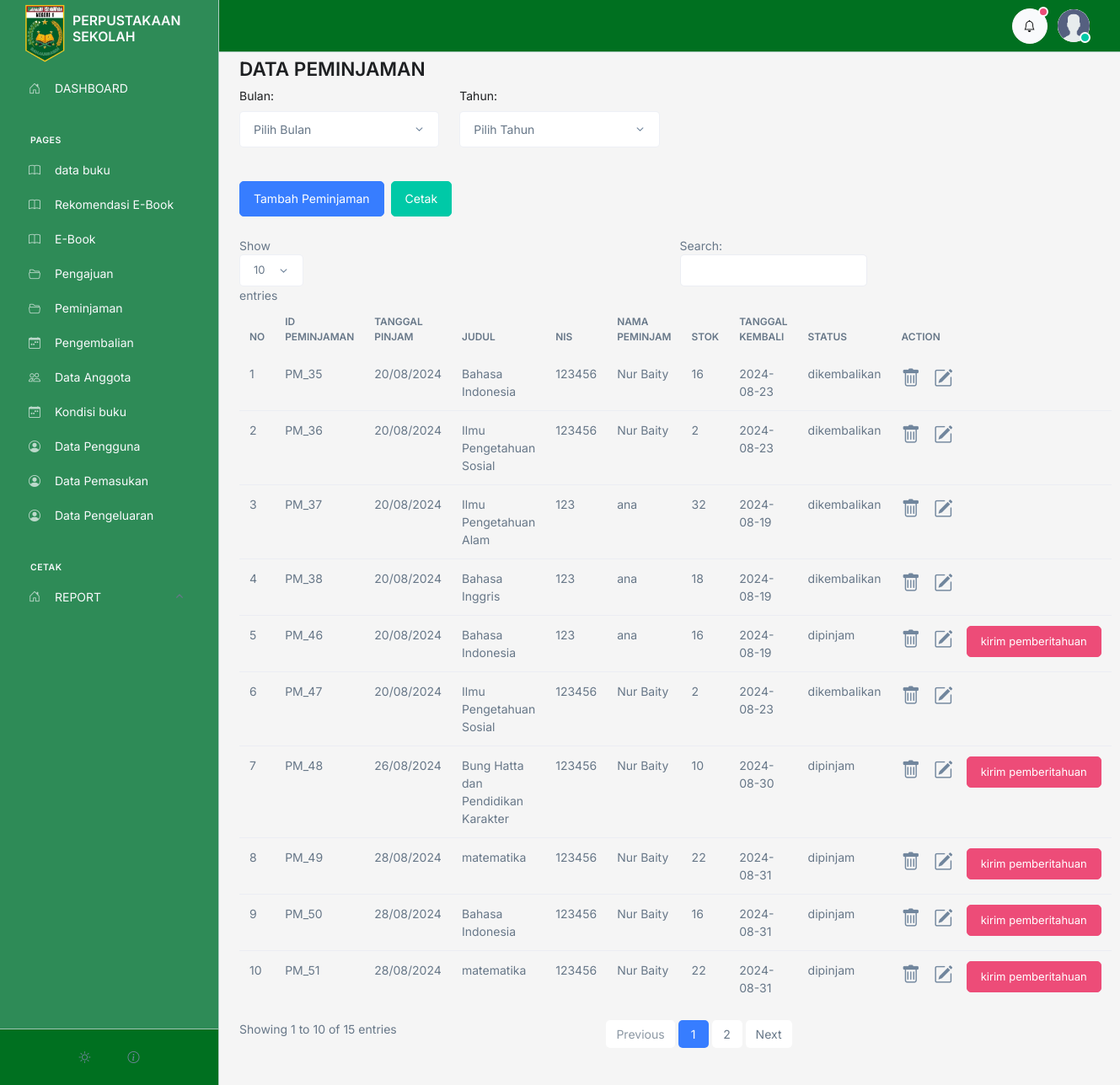
Before: /admin/peminjaman/index.php (signed in) with the older database file.
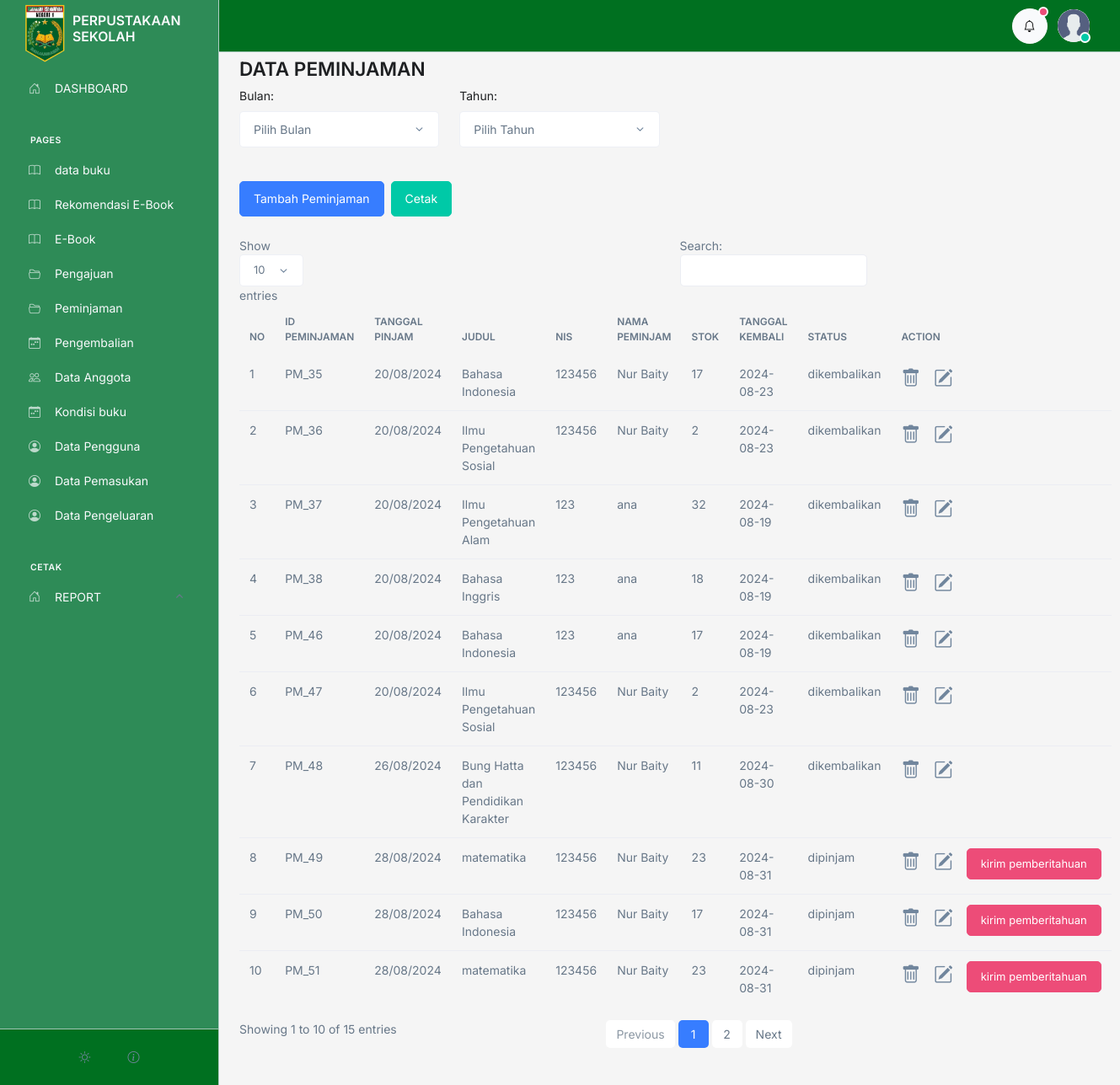
After: the same page with the newer database file.
### tables this page shows
CREATE TABLE `peminjaman` (
  `id` int(50) NOT NULL,
  `id_anggota` int(50) NOT NULL,
  `id_buku` int(50) NOT NULL,
  `tanggal` varchar(100) NOT NULL,
  `tanggal_kembali` varchar(100) NOT NULL,
  `status` varchar(100) NOT NULL
);

CREATE TABLE `buku` (
  `id` int(11) NOT NULL,
  `id_kategori` int(11) DEFAULT 1,
  `tanggal` varchar(50) NOT NULL,
  `judul` varchar(200) NOT NULL,
  `pengarang` varchar(100) NOT NULL,
  `penerbit` varchar(100) NOT NULL,
  `tahun_terbit` varchar(50) NOT NULL,
  `isbn` varchar(200) NOT NULL,
  `jumlah` int(10) NOT NULL,
  `lokasi` varchar(200) NOT NULL,
  `deskripsi` text NOT NULL,
  `image` text NOT NULL
);

CREATE TABLE `anggota` (
  `id` int(11) NOT NULL,
  `user_id` int(11) DEFAULT NULL,
  `nis` varchar(20) NOT NULL,
  `nama` varchar(100) NOT NULL,
  `email` varchar(100) NOT NULL DEFAULT 'm.nawir177@gmail.com',
  `telpon` varchar(15) NOT NULL DEFAULT '082255445566',
  `tempat_lahir` varchar(100) NOT NULL,
  `tanggal_lahir` varchar(100) NOT NULL,
  `kelamin` varchar(100) NOT NULL,
  `TA` varchar(100) NOT NULL,
  `alamat` text NOT NULL,
  `foto` varchar(100) NOT NULL,
  `verifikasi` tinyint(1) NOT NULL DEFAULT 0
);

### admin/controller.php (called while the page is built, shortened)
<?php
$conn = mysqli_connect('localhost', 'root', '', 'perpustakaan');
function getFilter($table)
{
   global $conn;
   $query = "SELECT * FROM $table";
   $rows = [];
   $result = mysqli_query($conn, $query);
   if ($result) {
      while ($row = mysqli_fetch_assoc($result)) {
         $rows[] = $row;
      }
   } else {
      echo "Error: " . mysqli_error($conn);
   }
   return $rows;
}
function hasOne($id_relation, $table_relation, $field)
{
   $conn = mysqli_connect('localhost', 'root', '', 'perpustakaan');
   $query = "SELECT $field FROM $table_relation WHERE id = $id_relation";
   $result = mysqli_query($conn, $query);
   $row = mysqli_fetch_array($result, MYSQLI_ASSOC);
   if ($row) {
      return $row[$field];
   } else {
      return null;
   }
}

### admin/peminjaman/fungsi.php (called while the page is built, shortened)
<?php
function isPastDueDate($tanggal_kembali)
{
   $tanggalKembali = strtotime($tanggal_kembali);
   $tanggalSekarang = strtotime(date('Y-m-d'));
   return $tanggalSekarang > $tanggalKembali;
}

### admin/peminjaman/index.php (the view, shortened to what this page needs)
<?php include '../controller.php'  ?>
<?php include '../template/header.php';
$Peminjaman = getFilter('peminjaman');
$no = 1;
?>
<div class="container">
   <h1>DATA PEMINJAMAN</h1>
   <form action="" method="get" class="mb-3" id="filterForm">
      <div class="row">
         <div class="col-md-3">
            <label for="bulan" class="form-label">Bulan:</label>
            <select name="bulan" id="bulan" class="form-select" onchange="submitForm()">
               <option value="">Pilih Bulan</option>
            </select>
         </div>
         <div class="col-md-3">
            <label for="tahun" class="form-label">Tahun:</label>
            <select name="tahun" id="tahun" class="form-select" onchange="submitForm()">
               <option value="">Pilih Tahun</option>
            </select>
         </div>
      </div>
   </form>
   <div class="d-flex gap-2">
      <a href="tambah.php" class="btn btn-primary my-4">Tambah Peminjaman</a>
      <div>
         <button type="button" class="btn btn-success mt-4" onclick="printData()">Cetak</button>
      </div>
   </div>
   <table class="table" id="table">
      <thead class="mt-3">
         <tr>
            <th>NO</th>
            <th>ID PEMINJAMAN</th>
            <th>TANGGAL PINJAM</th>
            <th>JUDUL</th>
            <th>NIS</th>
            <th>NAMA PEMINJAM</th>
            <th>STOK</th>
            <th>TANGGAL KEMBALI</th>
            <th>STATUS</th>
            <th>ACTION</th>
         </tr>
      </thead>
      <tbody>
         <?php foreach ($Peminjaman as $value) :   ?>
            <tr>
               <td>
                  <?= $no++; ?>
               </td>
               <td>PM_<?= $value['id']; ?></td>
               <td><?= $value['tanggal']; ?></td>
               <td><?= hasOne($value['id_buku'], "buku", "judul"); ?></td>
               <td><?= hasOne($value['id_anggota'], "anggota", "nis"); ?></td>
               <td><?= hasOne($value['id_anggota'], "anggota", "nama"); ?></td>
               <td><?= hasOne($value['id_buku'], "buku", "jumlah"); ?></td>
               <td><?=$value['tanggal_kembali']; ?></td>
               <td><?= $value['status']; ?></td>
               <td>
                  <div class="d-flex gap-3">
                     <a href="delete.php?id=<?= $value['id'] ?>" onclick="return confirm('are you sure ?')" class=" fs-1 text-secondary">
                        <i class="bi bi-trash"></i>
                     </a>
                     <a href="edit.php?id=<?= $value['id'] ?>" class="fs-1 text-secondary">
                        <i class="bi bi-pencil-square"></i>
                     </a>
                     <?php if (isPastDueDate($value['tanggal_kembali']) && $value['status'] == 'dipinjam'): ?>
                        <form action="" method="post">
                           <button type="submit" name="kirim_email" class="btn btn-danger btn-sm">
                              kirim pemberitahuan
                           </button>
                        </form>
                     <?php endif; ?>
                  </div>
               </td>
            </tr>
         <?php endforeach  ?>
      </tbody>
   </table>
</div>
<?php include '../template/footer.php';
?>

Changed rows visible on the page:
changed through a linked row, peminjaman id 35: id_buku.jumlah "16" → "17"
changed peminjaman id 46: id_buku.jumlah "16" → "17"; status "dipinjam" → "dikembalikan"; no longer shows "kirim pemberitahuan"
changed peminjaman "Bung Hatta dan Pendidikan Karakter": id_buku.jumlah "10" → "11"; status "dipinjam" → "dikembalikan"; no longer shows "kirim pemberitahuan"
changed through a linked row, peminjaman id 49: id_buku.jumlah "22" → "23"
changed through a linked row, peminjaman id 50: id_buku.jumlah "16" → "17"
changed through a linked row, peminjaman id 51: id_buku.jumlah "22" → "23"
